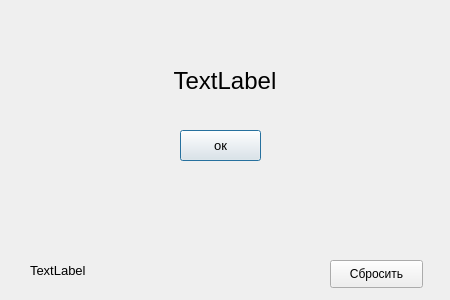
<?xml version="1.0" encoding="UTF-8"?>
<ui version="4.0">
 <class>Dialog</class>
 <widget class="QDialog" name="Dialog">
  <property name="geometry">
   <rect>
    <x>0</x>
    <y>0</y>
    <width>450</width>
    <height>300</height>
   </rect>
  </property>
  <property name="windowTitle">
   <string>Dialog</string>
  </property>
  <widget class="QLabel" name="label">
   <property name="geometry">
    <rect>
     <x>0</x>
     <y>50</y>
     <width>450</width>
     <height>61</height>
    </rect>
   </property>
   <property name="font">
    <font>
     <pointsize>18</pointsize>
    </font>
   </property>
   <property name="text">
    <string>TextLabel</string>
   </property>
   <property name="alignment">
    <set>Qt::AlignCenter</set>
   </property>
  </widget>
  <widget class="QPushButton" name="pushButton_2">
   <property name="geometry">
    <rect>
     <x>180</x>
     <y>130</y>
     <width>81</width>
     <height>31</height>
    </rect>
   </property>
   <property name="font">
    <font>
     <pointsize>10</pointsize>
    </font>
   </property>
   <property name="text">
    <string>ок</string>
   </property>
  </widget>
  <widget class="QPushButton" name="pushButton">
   <property name="geometry">
    <rect>
     <x>330</x>
     <y>260</y>
     <width>93</width>
     <height>28</height>
    </rect>
   </property>
   <property name="text">
    <string>Сбросить</string>
   </property>
  </widget>
  <widget class="QLabel" name="label_2">
   <property name="geometry">
    <rect>
     <x>30</x>
     <y>250</y>
     <width>301</width>
     <height>41</height>
    </rect>
   </property>
   <property name="font">
    <font>
     <pointsize>10</pointsize>
    </font>
   </property>
   <property name="text">
    <string>TextLabel</string>
   </property>
  </widget>
 </widget>
 <resources/>
 <connections/>
</ui>
